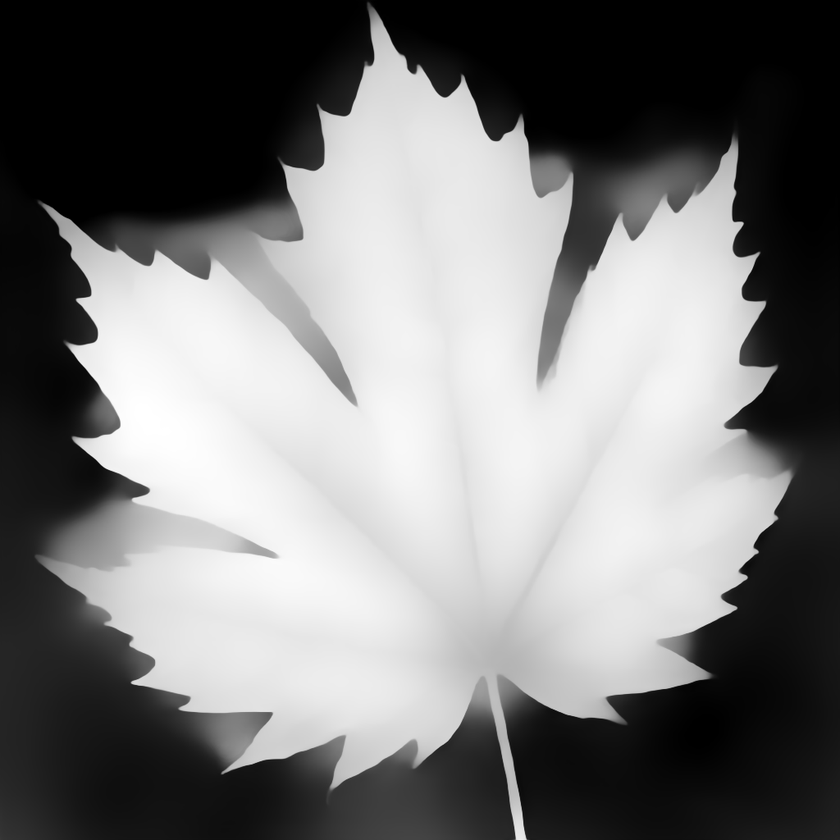
#> input picture depthMap/final_leaf.png, 840 x 840 px, shrunk from 1024 x 1024 before the run
$ python auto.py
#> lines starting #> are read from the running program, lines starting #| are printed output that depends on the picture
import numpy as np
import cv2
import os

def generate_autostereogram(background_image, depth_map, max_offset=50, repeat_width=20):
    height, width = depth_map.shape
    autostereogram = np.copy(background_image)

    for y in range(height):
        for x in range(repeat_width, width):
            depth = depth_map[y, x] / 255.0
            offset = int(max_offset * depth)

            if x - offset >= 0:
                autostereogram[y, x] = autostereogram[y, x - offset]
            else:
                autostereogram[y, x] = autostereogram[y, x % repeat_width]

    return autostereogram

depth_map = cv2.imread("depthMap/final_leaf.png", cv2.IMREAD_GRAYSCALE)
#> depth_map is the input picture: shape (840, 840); min 0, max 255, mean 120.5
depth_map = cv2.normalize(depth_map, None, 0, 255, cv2.NORM_MINMAX)
depth_map = cv2.equalizeHist(depth_map)
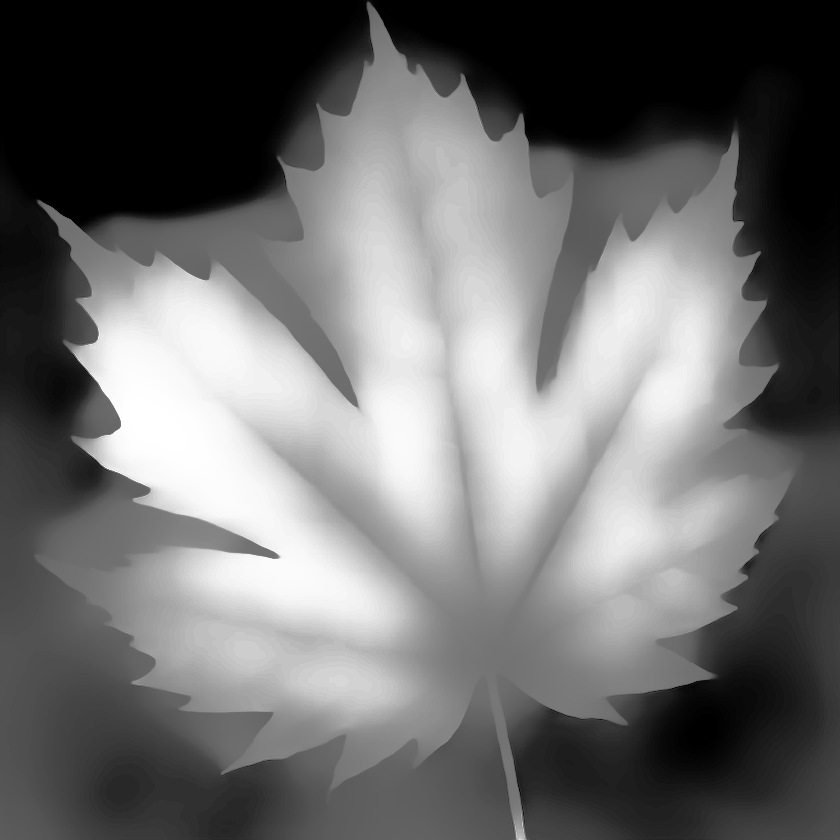
#> depth_map: shape (840, 840); min 0, max 255, mean 109.3

height, width = depth_map.shape
#> height = 840; width = 840
random_strip = np.random.randint(0, 256, (height, 20, 3), dtype=np.uint8)
background_image = np.tile(random_strip, (1, int(width / 20) + 1, 1))[:, :width, :]

autostereogram = generate_autostereogram(background_image, depth_map)
#> in generate_autostereogram, `autostereogram = np.copy(background_image)`:
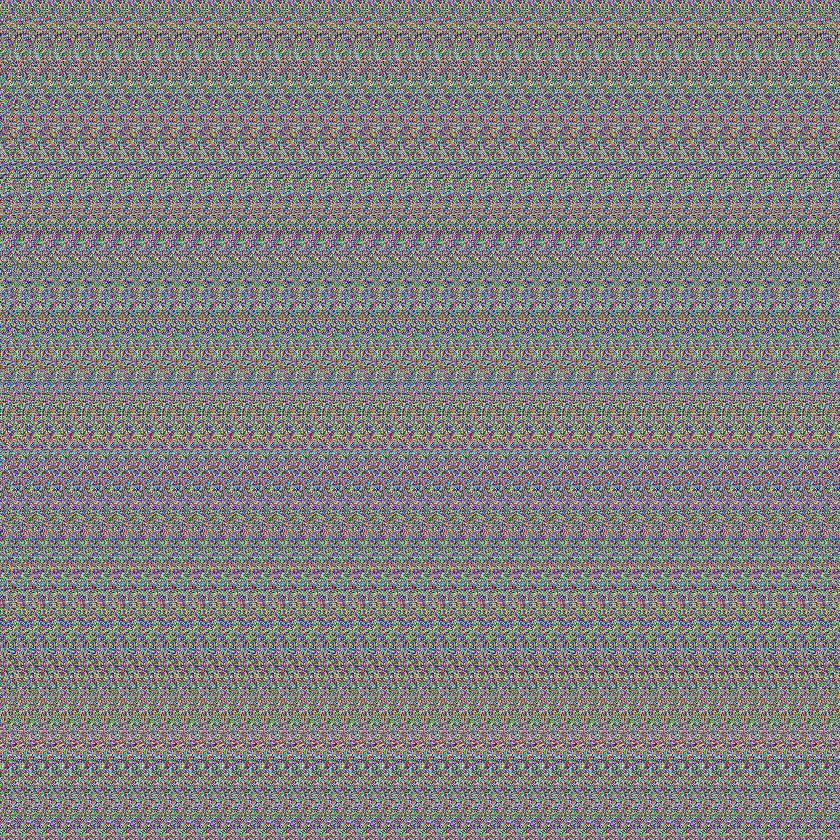
#> autostereogram: shape (840, 840, 3); mean of channels 0, 1, 2 126.3, 127.3, 128.1; drawn as B, G, R
#> after the loop in generate_autostereogram, `for y in range(height):`:
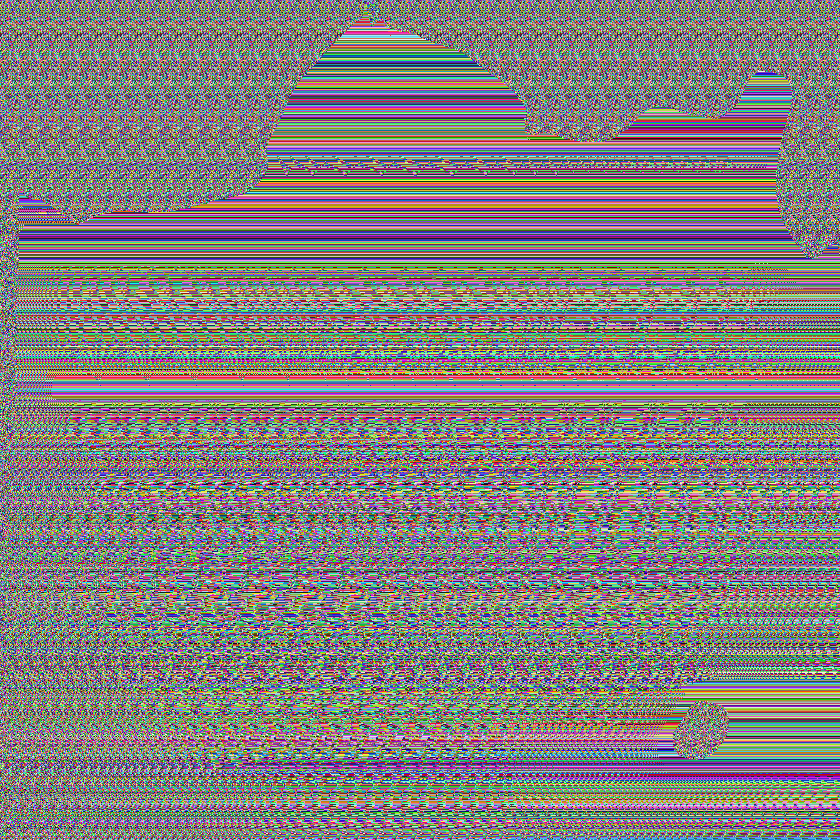
#> autostereogram: shape (840, 840, 3); mean of channels 0, 1, 2 125.6, 126.7, 130.7; drawn as B, G, R

output_folder = "autostereogram"
if not os.path.exists(output_folder):
    os.makedirs(output_folder)

save_path = os.path.join(output_folder, "auto_autostereogram.png")

cv2.imshow("Autostereogram", autostereogram)
cv2.waitKey(0)
cv2.destroyAllWindows()
cv2.imwrite(save_path, autostereogram)

$ run again, with image2.jpg saved as depthMap/final_leaf.png
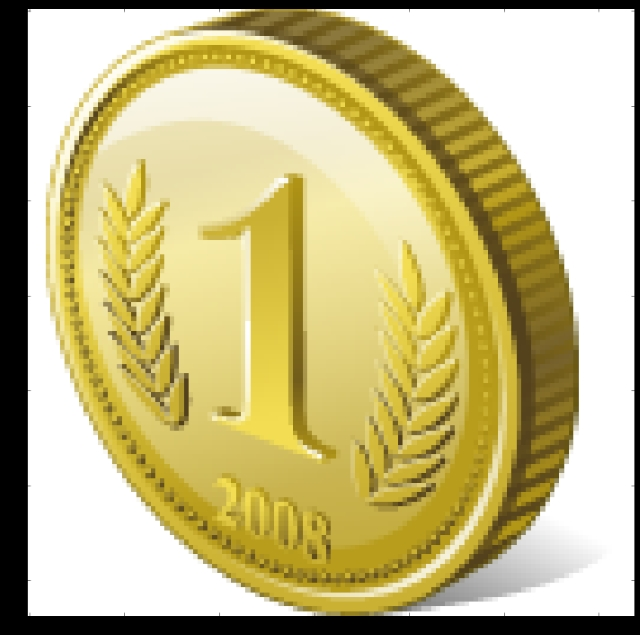
#> input picture image2.jpg, 640 x 635 px
#> `depth_map = cv2.equalizeHist(depth_map)`:
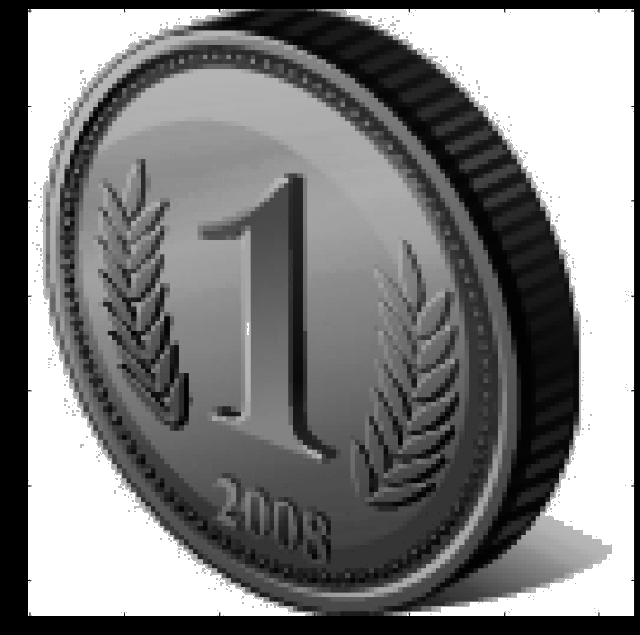
#> depth_map: shape (635, 640); min 0, max 255, mean 125.5
#> after the loop in generate_autostereogram, `for y in range(height):`:
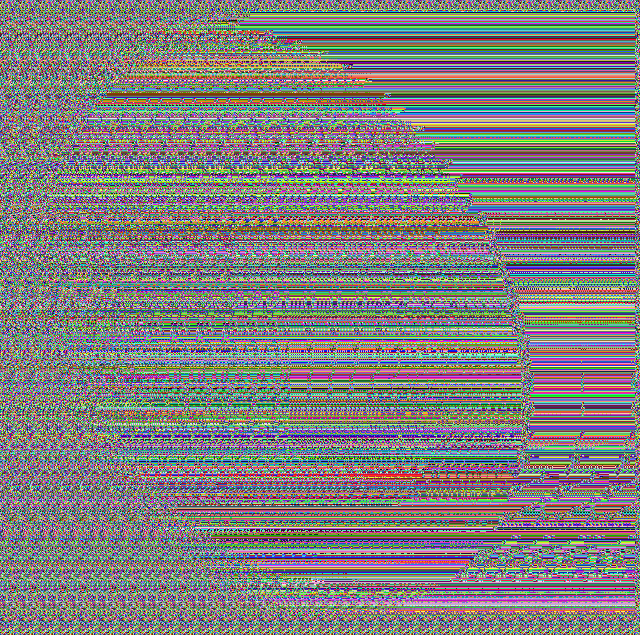
#> autostereogram: shape (635, 640, 3); mean of channels 0, 1, 2 125.4, 126, 127.8; drawn as B, G, R
